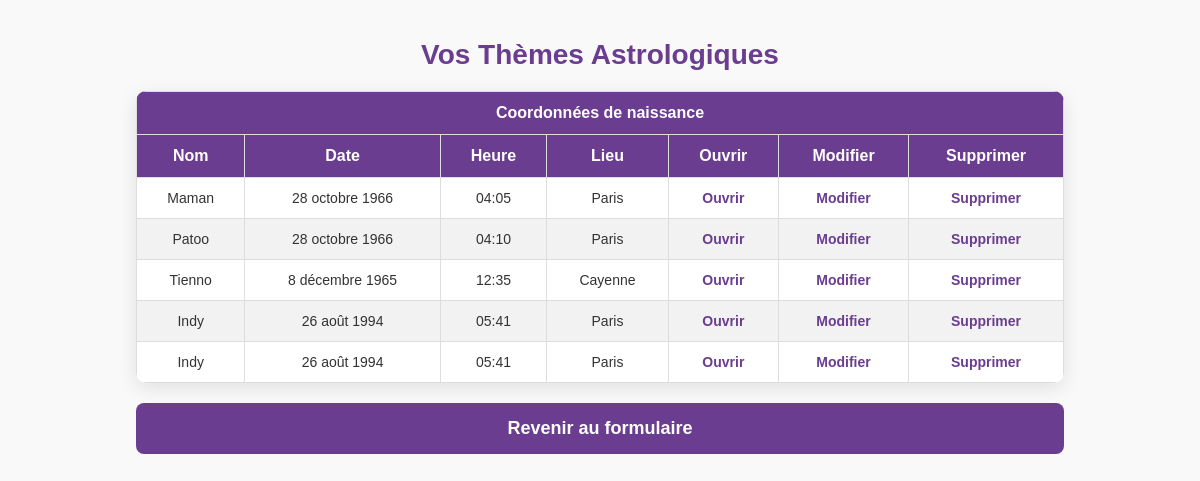
/themes/ (signed in), run on an earlier commit of the app's database.
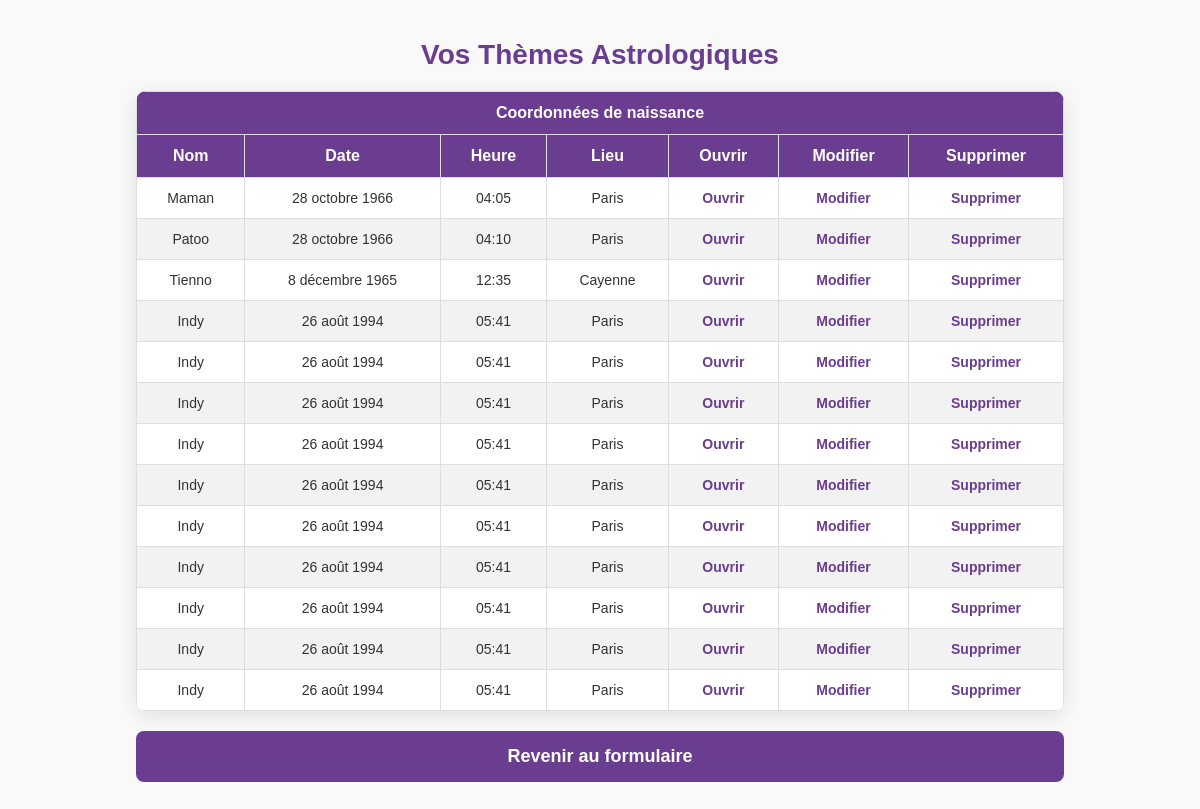
And on a later commit of the database.
### astroapp/models.py (models this page shows, shortened)
class ThemeAstrologique(models.Model):
    utilisateur = models.ForeignKey(User, on_delete=models.CASCADE)
    name = models.CharField(max_length=255)
    birthdate = models.DateField()
    birthtime = models.TimeField()
    country_of_birth = models.CharField(max_length=255)
    city_of_birth = models.CharField(max_length=255)
    date_de_creation = models.DateTimeField(auto_now_add=True)

### astroapp/views.py (the view)
# urls.py: path('themes/', views.liste_themes, name='liste_themes'),
@login_required
def liste_themes(request):
    if not request.user.is_authenticated:
        return redirect('connexion')  # Redirection si l'utilisateur n'est pas connecté
    themes = ThemeAstrologique.objects.filter(utilisateur=request.user)
    return render(request, 'liste_themes.html', {'themes': themes})

### astroapp/templates/liste_themes.html (shortened to what this page needs)
<!DOCTYPE html>
<html lang="fr">
<head>
</head>
<body>
    <h1>Vos Thèmes Astrologiques</h1>
    <table>
        <tr>
            <th colspan="7">Coordonnées de naissance</th>
        </tr>
        <tr>
            <th>Nom</th>
            <th>Date</th>
            <th>Heure</th>
            <th>Lieu</th>
            <th>Ouvrir</th>
            <th>Modifier</th>
            <th>Supprimer</th>
        </tr>
        {% for theme in themes %}
        <tr>
            <td>{{ theme.name }}</td>
            <td>{{ theme.birthdate }}</td>
            <td>{{ theme.birthtime }}</td>
            <td>{{ theme.city_of_birth }}</td>
            <td>
                <a href="{% url 'ouvrir_theme' theme.id %}">Ouvrir</a>
            </td>
            <td>
                <a href="{% url 'modifier_theme' theme.id %}">Modifier</a>
            </td>
            <td>
                <a href="{% url 'supprimer_theme' theme.id %}">Supprimer</a>
            </td>
        </tr>
        {% endfor %}
    </table>
    <a href="{% url 'birth_data' %}" class="btn-retour-formulaire">Revenir au formulaire</a>
</body>
</html>

### astroapp/templates/liste_themes.html (style rules this page uses)
body { font-family: 'Arial', sans-serif; margin: 0; padding: 20px; background-color: #f9f9f9; }
h1 { text-align: center; color: #6A3D90; font-size: 28px; margin-bottom: 20px; }
table { width: 80%; margin: 0 auto; border-collapse: collapse; background-color: #fff; border-radius: 10px; overflow: hidden; box-shadow: 0 5px 20px rgba(0, 0, 0, 0.1); }
th, td { padding: 12px 15px; text-align: center; border: 1px solid #ddd; }
th { background-color: #6A3D90; color: white; font-size: 16px; font-weight: bold; }
tr:nth-child(even) { background-color: #f2f2f2; }
td { font-size: 14px; color: #333; }
a { color: #6A3D90; font-weight: bold; text-decoration: none; transition: color 0.3s ease, transform 0.2s ease; }
.btn-retour-formulaire { display: block; width: 80%; margin: 20px auto; padding: 15px 0; background-color: #6A3D90; color: white; text-align: center; text-decoration: none; font-weight: bold; border-radius: 8px; font-size: 18px; transition: background-color 0.3s ease, transform 0.2s ease; }

What changed in the data, as far as the page shows it:
added ThemeAstrologique: name "Indy", birthdate "26 août 1994", birthtime "05:41", city_of_birth "Paris"
added ThemeAstrologique: name "Indy", birthdate "26 août 1994", birthtime "05:41", city_of_birth "Paris"
added ThemeAstrologique: name "Indy", birthdate "26 août 1994", birthtime "05:41", city_of_birth "Paris"
added ThemeAstrologique: name "Indy", birthdate "26 août 1994", birthtime "05:41", city_of_birth "Paris"
added ThemeAstrologique: name "Indy", birthdate "26 août 1994", birthtime "05:41", city_of_birth "Paris"
added ThemeAstrologique: name "Indy", birthdate "26 août 1994", birthtime "05:41", city_of_birth "Paris"
added ThemeAstrologique: name "Indy", birthdate "26 août 1994", birthtime "05:41", city_of_birth "Paris"
added ThemeAstrologique: name "Indy", birthdate "26 août 1994", birthtime "05:41", city_of_birth "Paris"
